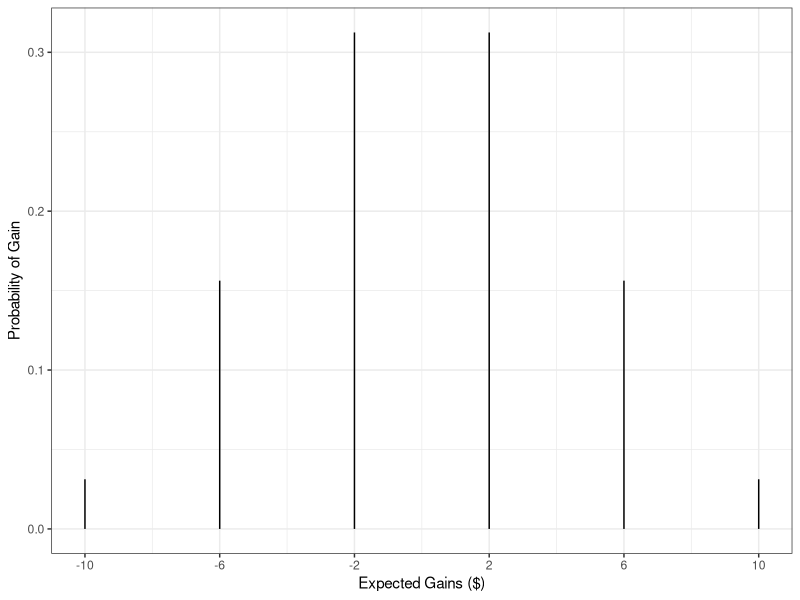
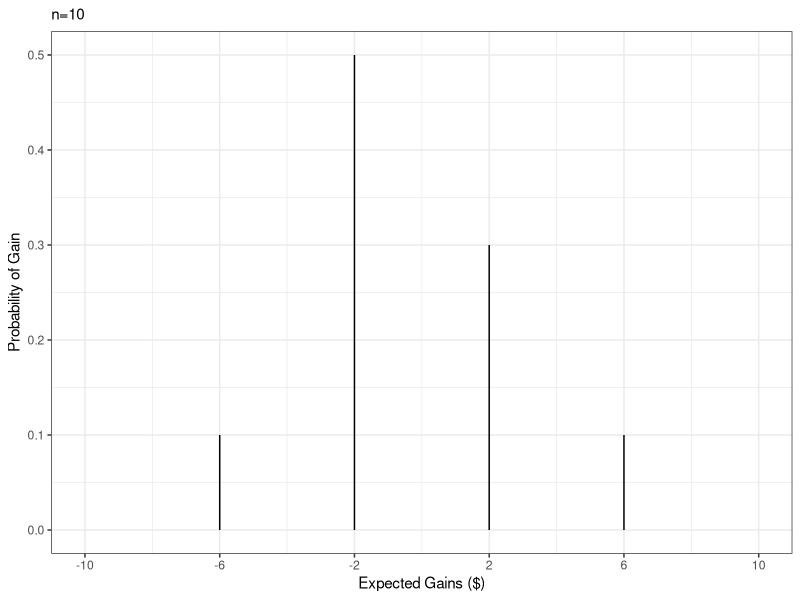
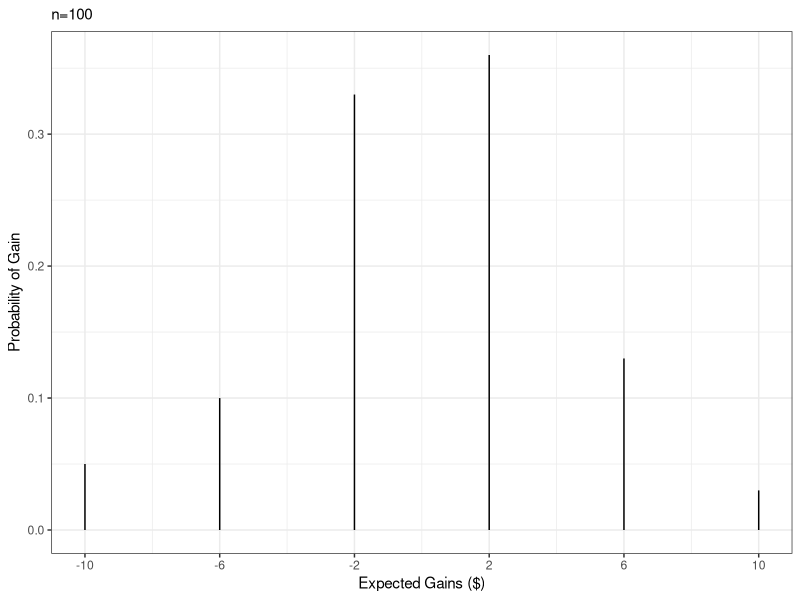
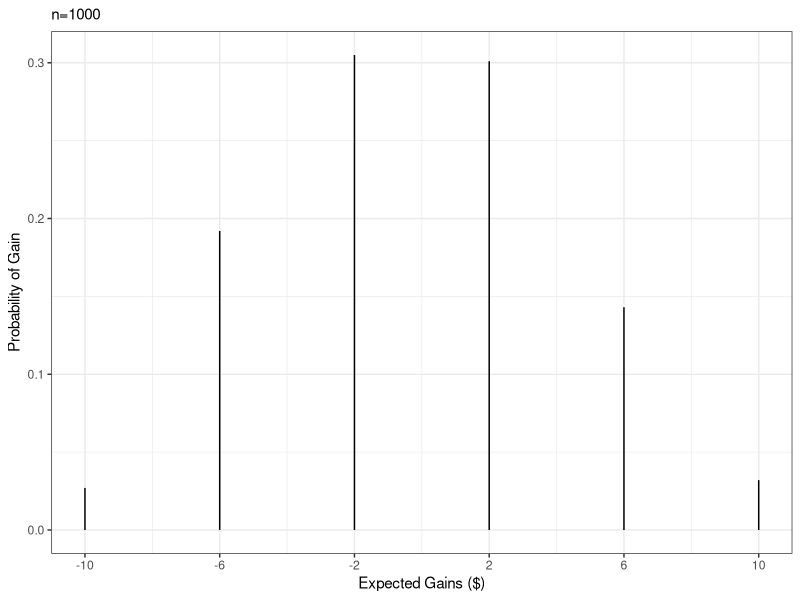
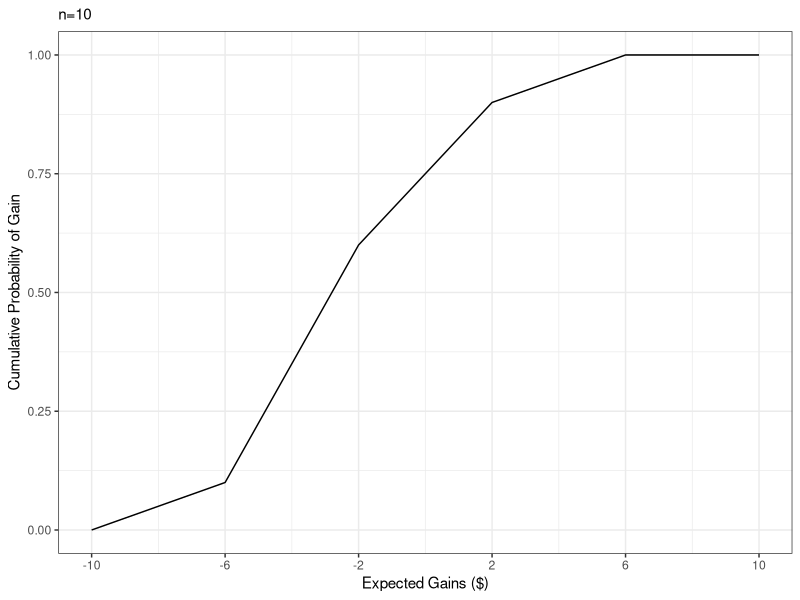
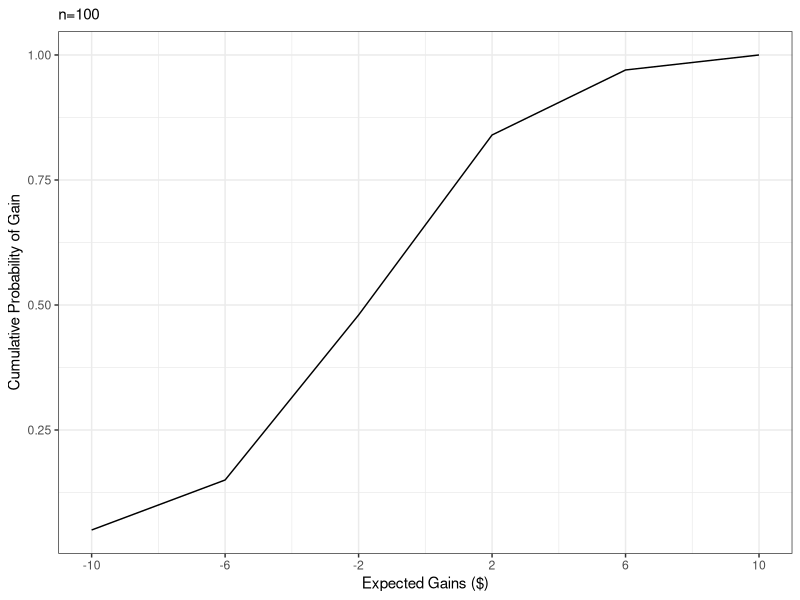
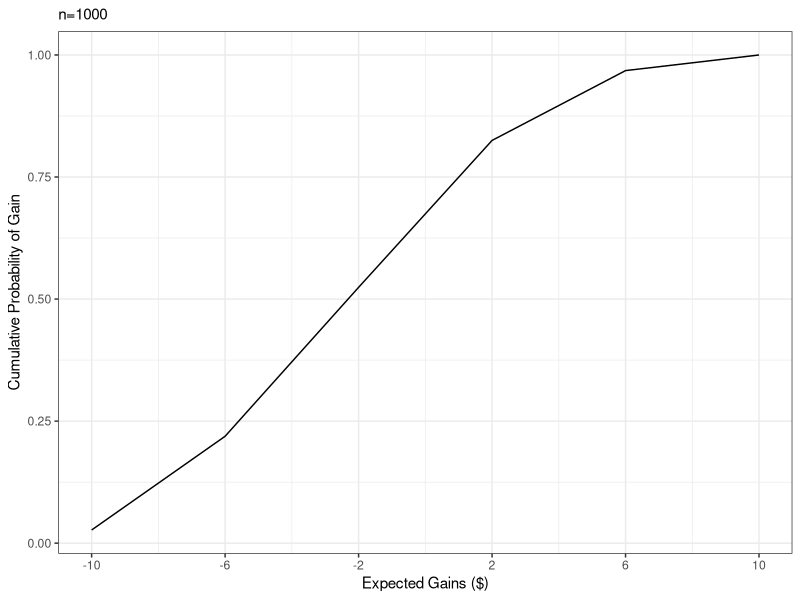

Reproduce these figures in R, in order.
## ---- chunk 1
#| echo: false
library(tidyverse)
y <- c(-10, -6, -2, 2, 6, 10)
p <- c(1/32, 5/32, 10/32, 10/32, 5/32, 1/32)
graph <- tibble(y, p)
graph %>% 
  ggplot(aes(x=y, y=p)) +
  geom_linerange(aes(x=y, ymin=0, ymax=p)) +
  labs(x = "Expected Gains ($)", y = "Probability of Gain") + 
  scale_x_continuous(breaks=graph$y) + 
  theme_bw()
## ---- chunk 2
#| echo: false
one_play <- function(){
  flips <- sample(c("H", "T"), 
                  size = 5,
                  replace = TRUE) # draw a sample from the vector 5 times with replacement
  2 * sum(flips == "H") - 2 * sum(flips == "T") # expected gains is the output
}

set.seed(1956)
sim_10 <- tibble(x = replicate(10, one_play())) # simulate 10 experiments
# sim_10 %>% count(x) # find frequency distribution

y <- c(-10, -6, -2, 2, 6, 10)
p <- c(0, 1/10, 5/10, 3/10, 1/10, 0)
graph <- tibble(y, p)
graph %>% 
  ggplot(aes(x=y, y=p)) +
  geom_linerange(aes(x=y, ymin=0, ymax=p)) +
  labs(x = "Expected Gains ($)", y = "Probability of Gain", subtitle = "n=10") + 
  scale_x_continuous(breaks=graph$y) + 
  theme_bw()
## ---- chunk 3
#| echo: false
one_play <- function(){
  flips <- sample(c("H", "T"), 
                  size = 5,
                  replace = TRUE) # draw a sample from the vector 5 times with replacement
  2 * sum(flips == "H") - 2 * sum(flips == "T") # expected gains is the output
}

set.seed(256)
sim_100 <- tibble(x = replicate(100, one_play())) # simulate 100 experiments
# sim_100 %>% count(x) # find frequency distribution

y <- c(-10, -6, -2, 2, 6, 10)
p <- c(5/100, 10/100, 33/100, 36/100, 13/100, 3/100)
graph <- tibble(y, p)
graph %>% 
  ggplot(aes(x=y, y=p)) +
  geom_linerange(aes(x=y, ymin=0, ymax=p)) +
  labs(x = "Expected Gains ($)", y = "Probability of Gain", subtitle = "n=100") + 
  scale_x_continuous(breaks=graph$y) + 
  theme_bw()
## ---- chunk 4
#| echo: false
one_play <- function(){
  flips <- sample(c("H", "T"), 
                  size = 5,
                  replace = TRUE) # draw a sample from the vector 5 times with replacement
  2 * sum(flips == "H") - 2 * sum(flips == "T") # expected gains is the output
}

set.seed(8571)
sim_1000 <- tibble(x = replicate(1000, one_play())) # simulate 1000 experiments
# sim_1000 %>% count(x) # find frequency distribution

y <- c(-10, -6, -2, 2, 6, 10)
p <- c(27/1000, 192/1000, 305/1000, 301/1000, 143/1000, 32/1000)
graph <- tibble(y, p)
graph %>% 
  ggplot(aes(x=y, y=p)) +
  geom_linerange(aes(x=y, ymin=0, ymax=p)) +
  labs(x = "Expected Gains ($)", y = "Probability of Gain", subtitle = "n=1000") + 
  scale_x_continuous(breaks=graph$y) + 
  theme_bw()
## ---- chunk 5
#| echo: false
one_play <- function(){
  flips <- sample(c("H", "T"), 
                  size = 5,
                  replace = TRUE) # draw a sample from the vector 5 times with replacement
  2 * sum(flips == "H") - 2 * sum(flips == "T") # expected gains is the output
}

set.seed(1956)
sim_10 <- tibble(x = replicate(10, one_play())) # simulate 10 experiments
# sim_10 %>% count(x) # find frequency distribution

y <- c(-10, -6, -2, 2, 6, 10)
p <- c(0, 
       0 + 1/10, 
       0 + 1/10 + 5/10, 
       0 + 1/10 + 5/10 + 3/10, 
       0 + 1/10 + 5/10 + 3/10 + 1/10, 
       0 + 1/10 + 5/10 + 3/10 + 1/10 + 0)
graph <- tibble(y, p)
graph %>% 
  ggplot(aes(x=y, y=p)) +
  geom_line(aes(x=y, y=p)) +
  labs(x = "Expected Gains ($)", y = "Cumulative Probability of Gain", subtitle = "n=10") + 
  scale_x_continuous(breaks=graph$y) + 
  theme_bw()
## ---- chunk 6
#| echo: false
one_play <- function(){
  flips <- sample(c("H", "T"), 
                  size = 5,
                  replace = TRUE) # draw a sample from the vector 5 times with replacement
  2 * sum(flips == "H") - 2 * sum(flips == "T") # expected gains is the output
}

set.seed(256)
sim_100 <- tibble(x = replicate(100, one_play())) # simulate 100 experiments
# sim_100 %>% count(x) # find frequency distribution

y <- c(-10, -6, -2, 2, 6, 10)
p <- c(5/100, 
       5/100 + 10/100, 
       5/100 + 10/100 + 33/100, 
       5/100 + 10/100 + 33/100 + 36/100, 
       5/100 + 10/100 + 33/100 + 36/100 + 13/100, 
       5/100 + 10/100 + 33/100 + 36/100 + 13/100 + 3/100)
graph <- tibble(y, p)
graph %>% 
  ggplot(aes(x=y, y=p)) +
  geom_line(aes(x=y, y=p)) +
  labs(x = "Expected Gains ($)", y = "Cumulative Probability of Gain", subtitle = "n=100") + 
  scale_x_continuous(breaks=graph$y) + 
  theme_bw()
## ---- chunk 7
#| echo: false
one_play <- function(){
  flips <- sample(c("H", "T"), 
                  size = 5,
                  replace = TRUE) # draw a sample from the vector 5 times with replacement
  2 * sum(flips == "H") - 2 * sum(flips == "T") # expected gains is the output
}

set.seed(8571)
sim_1000 <- tibble(x = replicate(1000, one_play())) # simulate 1000 experiments
# sim_1000 %>% count(x) # find frequency distribution

y <- c(-10, -6, -2, 2, 6, 10)
p <- c(27/1000, 
       27/1000 + 192/1000, 
       27/1000 + 192/1000 + 305/1000, 
       27/1000 + 192/1000 + 305/1000 + 301/1000, 
       27/1000 + 192/1000 + 305/1000 + 301/1000 + 143/1000, 
       27/1000 + 192/1000 + 305/1000 + 301/1000 + 143/1000 + 32/1000)
graph <- tibble(y, p)
graph %>% 
  ggplot(aes(x=y, y=p)) +
  geom_line(aes(x=y, y=p)) +
  labs(x = "Expected Gains ($)", y = "Cumulative Probability of Gain", subtitle = "n=1000") + 
  scale_x_continuous(breaks=graph$y) + 
  theme_bw()
